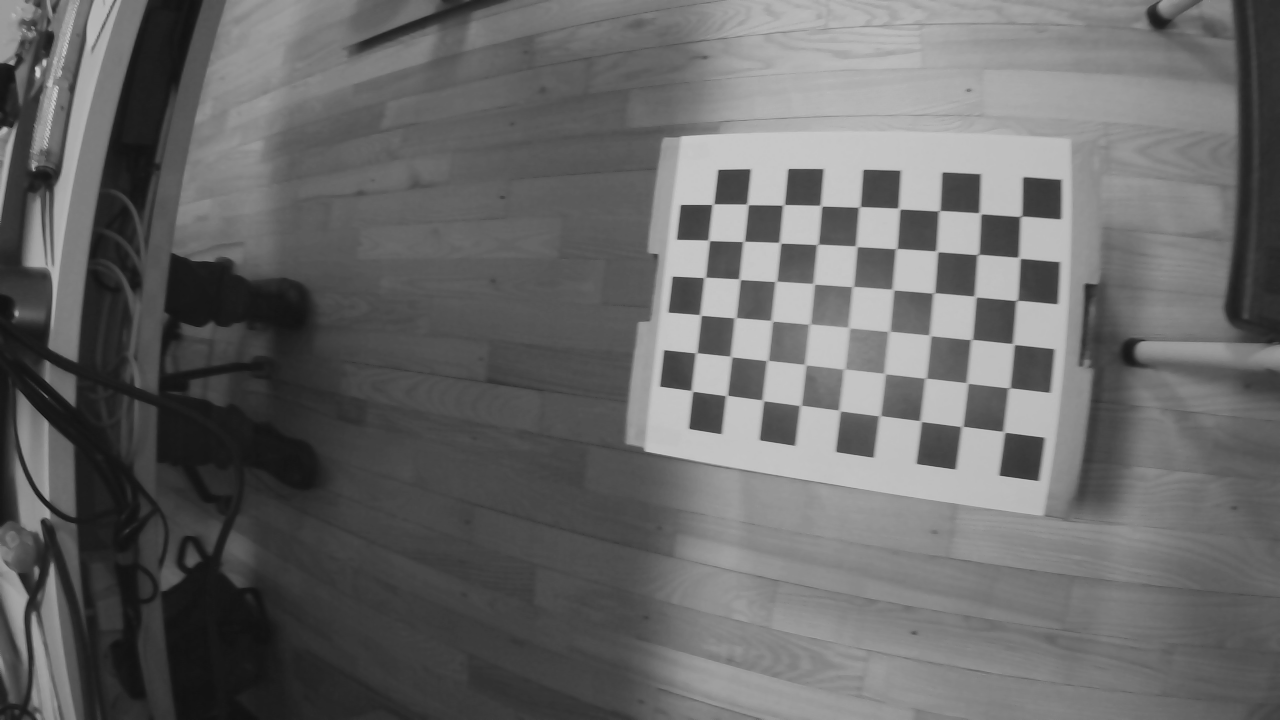
#> input picture Week_4/mynteye/right-0010.png, 1280 x 720 px, found by its file name
$ jupyter execute Weekly_4-1.ipynb
#> lines starting #> are read from the running program, lines starting #| are printed output that depends on the picture; after the words box and inside, x2 and y2 are one past the last pixel; in counts of white or black regions, pixels touching at a corner belong together
# Weekly exercise
This week you'll be provided with a set of stereo images, and your task is to undistort and rectify the images, such that they can be used with the stereo depth reconstruction you made on day 6. You are still not allowed to use opencv functions for block matching/template matching, however you are free to use opencv when undistorting the images. It is recommended that you finish the exercises from Monday before continuing with the weekly project.

The image sets are found in the attached zip-file. Start with the rs.zip and move on to mynteye.zip once you have it working. The physical dimensions of each square of the pattern are 33.6 x 33.6 mm.

[cell 1]
import numpy as np
import cv2
import glob
import matplotlib.pyplot as plt

## Using Exercise 1- script as template
Main 3 steps: 1) find chessboard-corners in a dataset of images containing a chessboard. 2) Use the corner points to compute a camera matrix. 3) Use the camera matrix to undistort images.

Use any of the images in the folder `imgs` to extract the number of checkerboard corners there are on the checkerboard. Fill in the information in `nb_vertical` and `nb_horizontal` and look up the opencv `findChessboardCorners` function and implement it in the below code snippet .

[cell 2]
# [41 lines of commented-out code are left out]

Do the same for the right image

[cell 3]
# [39 lines of commented-out code are left out]

[cell 4]
# # undistort left
# dst_left = cv2.undistort(img_left, mtx_left, dist_left, None, None)

# fig, ax = plt.subplots(nrows=1, ncols=2, figsize=(18,18))
# ax[0].imshow(img_left[...,[2,1,0]])
# ax[0].set_title('Original image')
# ax[1].imshow(dst_left[...,[2,1,0]])
# ax[1].set_title('Undistorted image')

[cell 5]
# # undistort right
# dst_right = cv2.undistort(img_right, mtx_right, dist_right, None, None)

# fig, ax = plt.subplots(nrows=1, ncols=2, figsize=(18,18))
# ax[0].imshow(img_right[...,[2,1,0]])
# ax[0].set_title('Original image')
# ax[1].imshow(dst_right[...,[2,1,0]])
# ax[1].set_title('Undistorted image')

[cell 6]
# [6 lines of commented-out code are left out]

[cell 7]
img_right = cv2.imread('rs/right-0010.png')
#> img_right is the input picture: shape (720, 1280, 3); min 17, max 201, mean 104.1
img_left = cv2.imread('rs/left-0010.png')
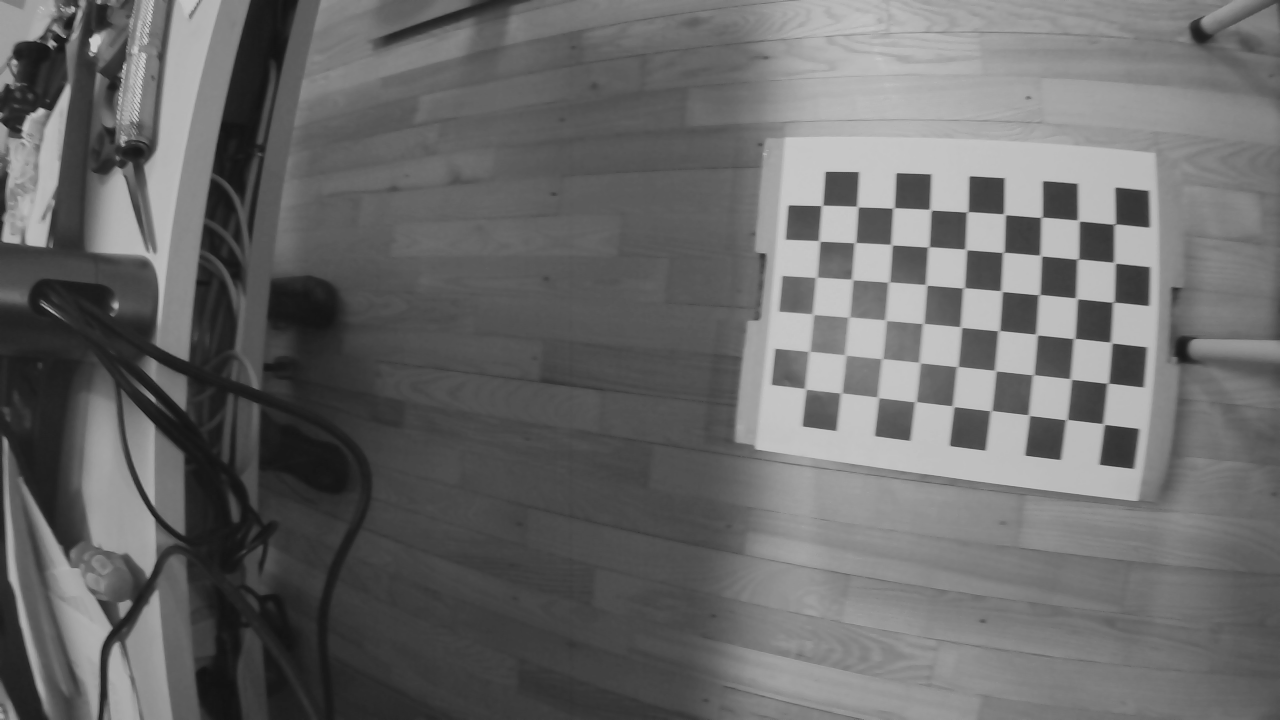
#> input picture Week_4/mynteye/left-0010.png, 1280 x 720 px, found by its file name
#> img_left is the input picture: shape (720, 1280, 3); min 18, max 201, mean 105.8

h,  w = img_right.shape[:2]
#> h = 720; w = 1280

nb_vertical = 6
nb_horizontal = 9


dst_right = img_right
dst_left = img_left

ret_left, corners_left = cv2.findChessboardCorners(dst_left, (nb_vertical,nb_horizontal))
#> ret_left = True; corners_left = 54 rows, first 8: [1115.9, 223.7], [1114, 263], [1111.6, 302.3], [1113, 343.3], [1109.2, 383], [1105.5, 424.5], [1080, 221.4], [1079, 258.8]
ret_right, corners_right = cv2.findChessboardCorners(dst_right, (nb_vertical,nb_horizontal))
#> ret_right = True; corners_right = 54 rows, first 8: [1021.9, 215.8], [1019, 258], [1016.5, 300.4], [1015.3, 344.7], [1009, 387.5], [1003.6, 431.5], [980, 213], [978.1, 254.3]


img_left = cv2.drawChessboardCorners(img_left, (nb_vertical,nb_horizontal), corners_left,ret_left)
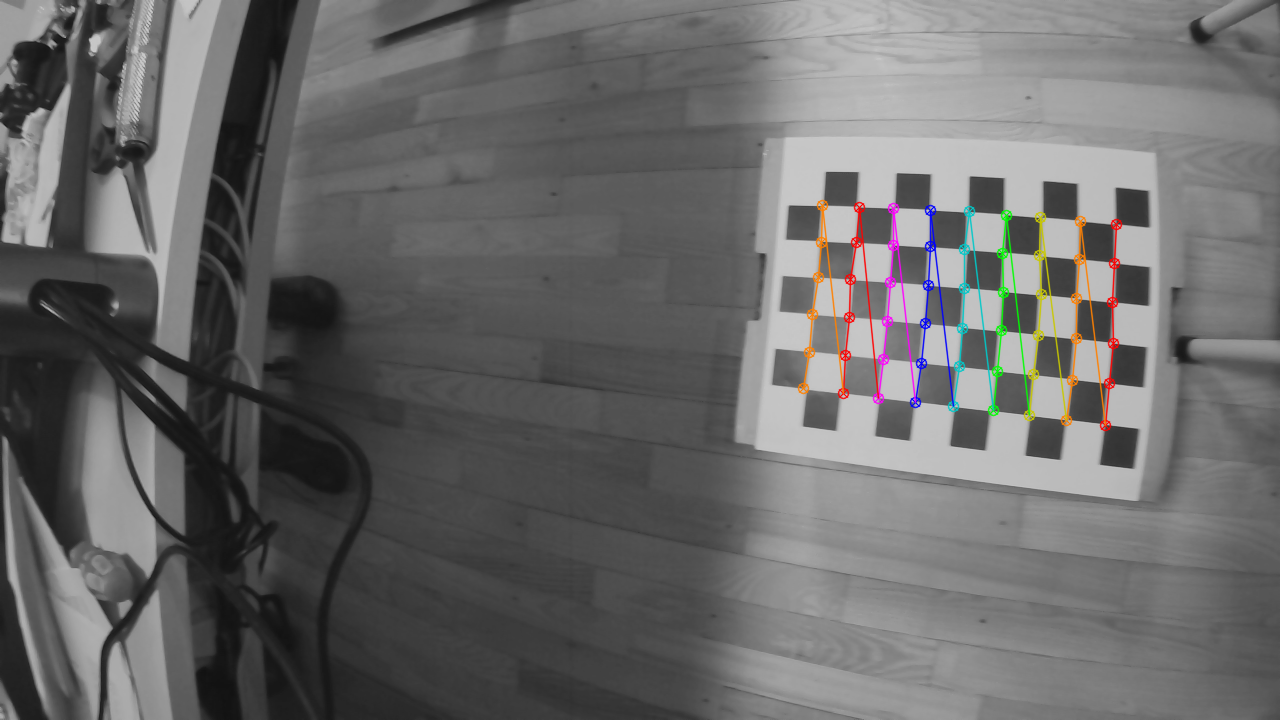
#> img_left: shape (720, 1280, 3); 1.54% of pixels changed, all inside (x1, y1, x2, y2) = (797, 199, 1123, 432)
img_right = cv2.drawChessboardCorners(img_right, (nb_vertical,nb_horizontal), corners_right,ret_right)
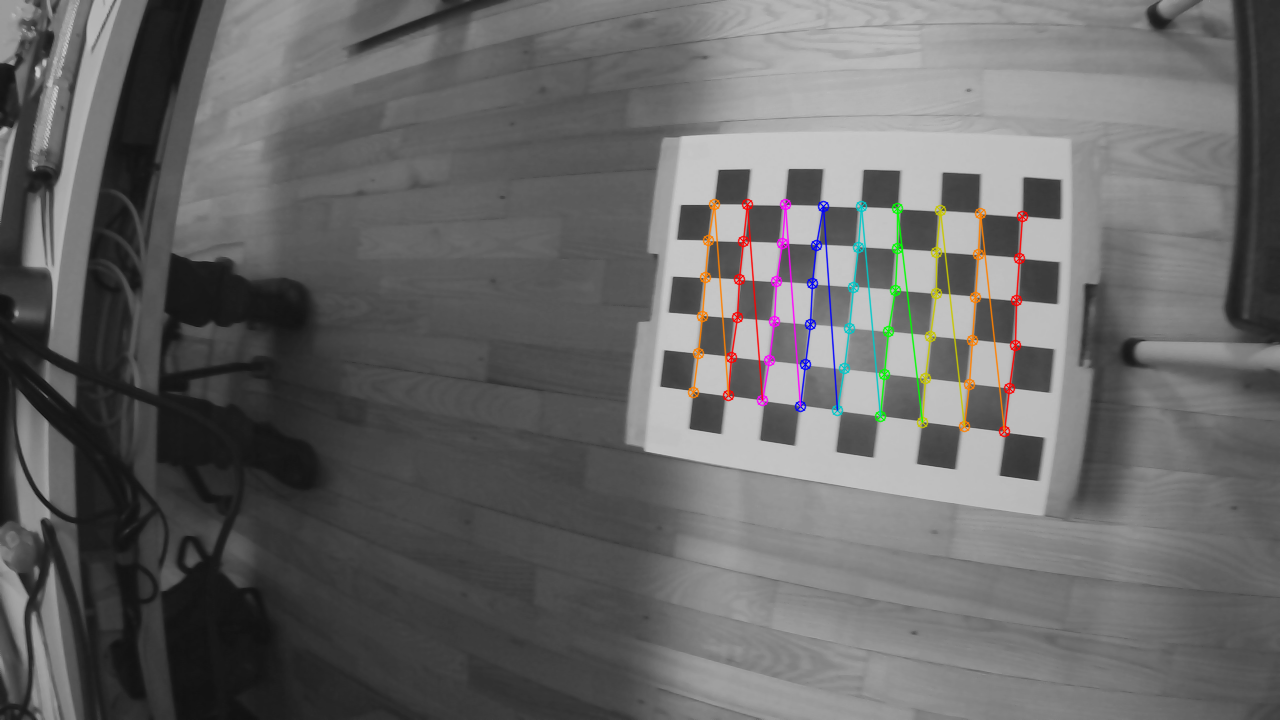
#> img_right: shape (720, 1280, 3); 1.6% of pixels changed, all inside (x1, y1, x2, y2) = (687, 198, 1029, 438)


fig, ax = plt.subplots(nrows=1, ncols=2, figsize=(18,18))
ax[0].imshow(img_left)
ax[0].set_title('lett image')
ax[1].imshow(img_right)
ax[1].set_title('right image')

'''

nb_matches = 200

good = []
pts1 = []
pts2 = []

for m in matches[:nb_matches]:
    good.append(m)
    pts1.append(kp1[m.queryIdx].pt)
    pts2.append(kp2[m.trainIdx].pt)

pts1 = np.int32(pts1)
pts2 = np.int32(pts2)

'''

pts_left = np.floor(corners_left)
#> pts_left = 54 rows, first 8: [1115, 223], [1114, 263], [1111, 302], [1112, 343], [1109, 382], [1105, 424], [1080, 221], [1079, 258]
pts_right = np.floor(corners_right)
#> pts_right = 54 rows, first 8: [1021, 215], [1019, 258], [1016, 300], [1015, 344], [1009, 387], [1003, 431], [980, 213], [978, 254]


F, mask = cv2.findFundamentalMat(pts_left, pts_right, cv2.FM_RANSAC)
#> F = [[-5.18e-07, 7.49e-06, 0.00724], [-3.55e-06, -7.85e-06, -0.024], [-0.00832, 0.0276, 1]]; mask = 54 values, max 1 at index 0, min 0 at index 45, mean 0.944

# We select only inlier points
pts_left = pts_left[mask.ravel() == 1]
#> pts_left = 51 rows, first 8: [1115, 223], [1114, 263], [1111, 302], [1112, 343], [1109, 382], [1105, 424], [1080, 221], [1079, 258]
pts_right = pts_right[mask.ravel() == 1]
#> pts_right = 51 rows, first 8: [1021, 215], [1019, 258], [1016, 300], [1015, 344], [1009, 387], [1003, 431], [980, 213], [978, 254]


retval, H_left, H_right = cv2.stereoRectifyUncalibrated(pts_left,pts_right,F,(w,h))
#> retval = True; H_left = [[0.0283, 0.0148, -9.13], [-0.00777, 0.0293, 5.33], [2.85e-06, 8.65e-06, 0.0222]]; H_right = [[1.05, 0.339, -153.1], [-0.253, 0.969, 172.8], [0.000152, 4.9e-05, 0.885]]

rect_left = cv2.warpPerspective(dst_left, H_left, (w,h))
rect_right = cv2.warpPerspective(dst_right, H_right, (w,h))
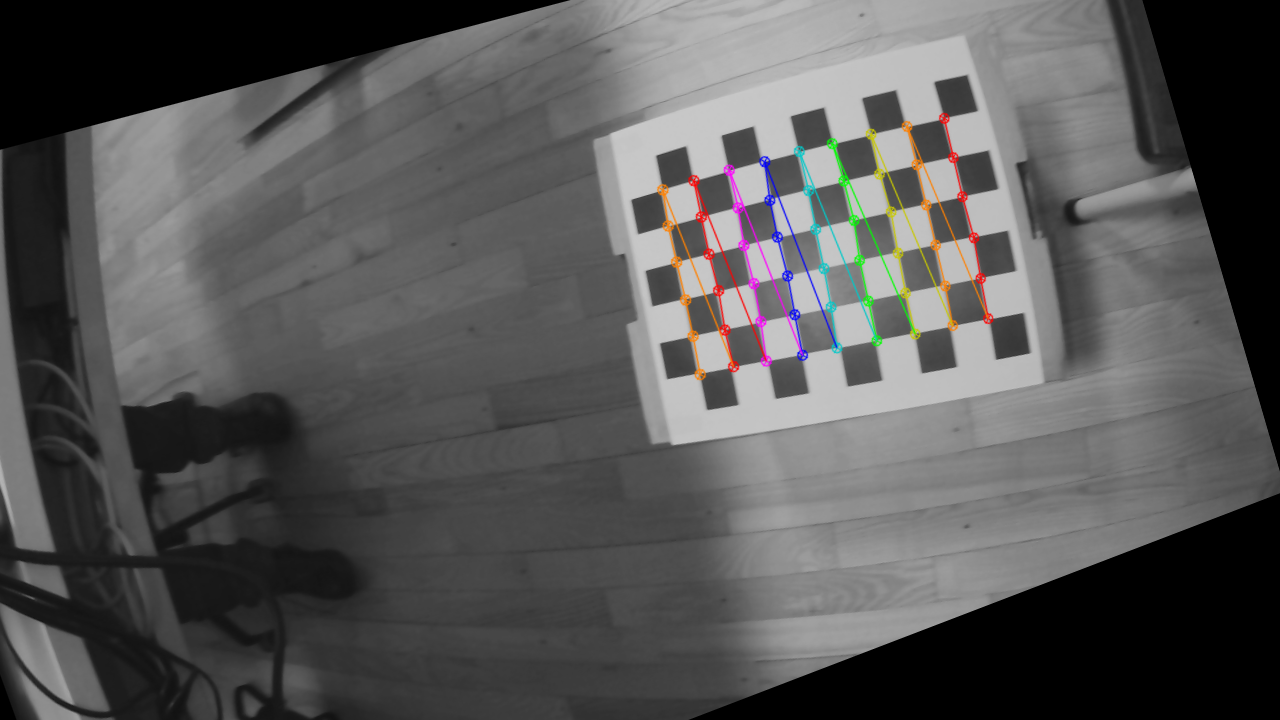
#> rect_right: shape (720, 1280, 3); mean B, G, R 86.9, 87.1, 87.5
#> figure, not shown here; B, G, R data is drawn as R, G, B

[cell 8]
# print(corners_left.shape)
# print(np.min(corners_left[:,0,1]))

# print(np.floor(corners_left)-np.floor(corners_right))

[cell 9]
fig, ax = plt.subplots(nrows=1, ncols=2, figsize=(18,18))
ax[0].imshow(rect_left)
ax[0].set_title('Original image')
ax[1].imshow(rect_right)
ax[1].set_title('Undistorted image')
#> figure, not shown here; B, G, R data is drawn as R, G, B

[cell 10]
print(corners_left)
#> (printed output is left out)
